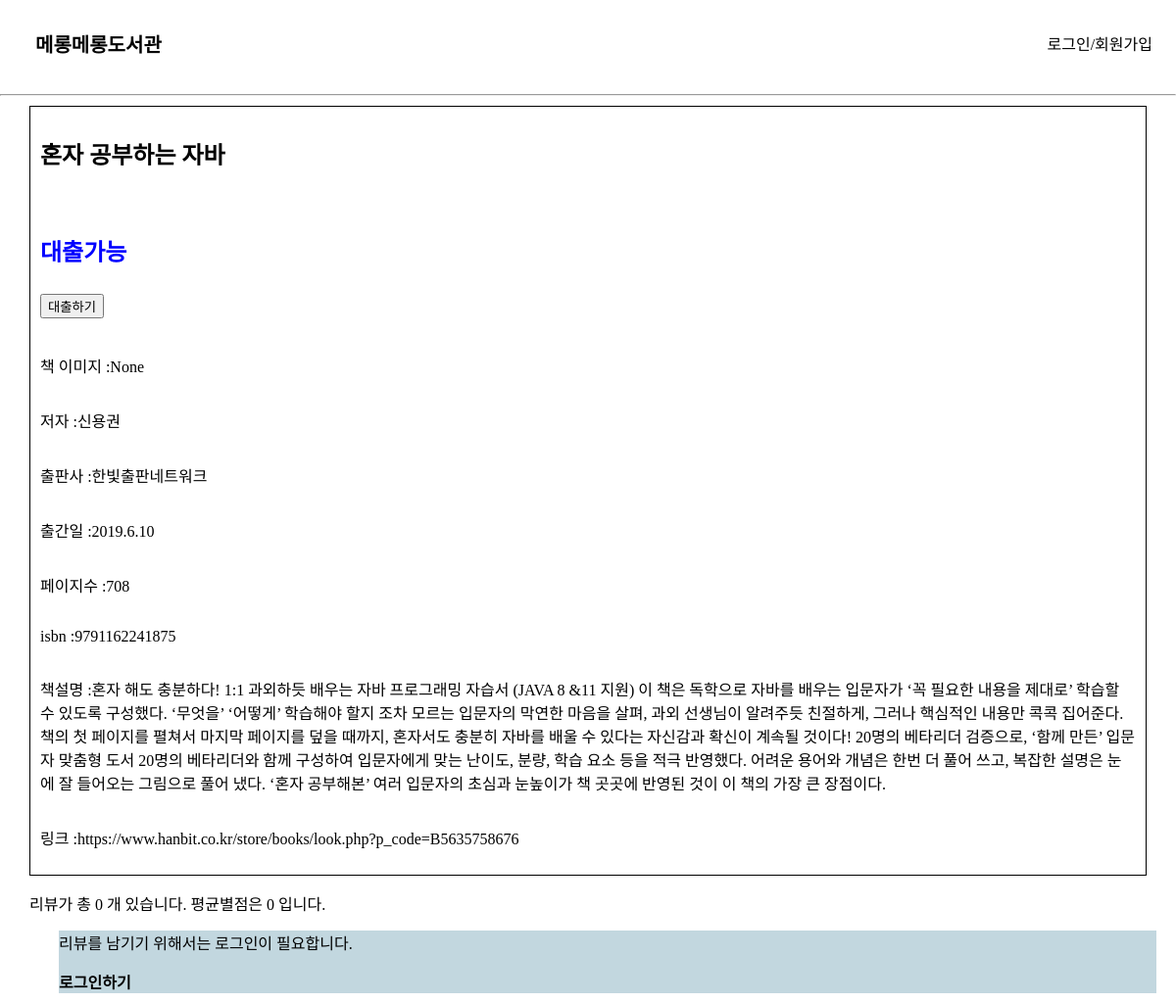
Screenshot of /book_info/29 with the database file from the repository.
### app/models.py (models this page shows, shortened)
class Book(db.Model):
    __tablename__     = 'Book'
    id                = db.Column(db.Integer, primary_key=True, nullable=False, autoincrement=True, unique=True)
    title             = db.Column(db.String(45), nullable=False)
    author            = db.Column(db.String(45))
    publisher         = db.Column(db.String(45))
    publication_date  = db.Column(db.String(45))
    pages             = db.Column(db.Integer)
    isbn              = db.Column(db.String(45))
    registered_date   = db.Column(db.DateTime, default=datetime.utcnow)
    description       = db.Column(db.Text())    # 길이를 정할 수 없는 문자열은 Text를 쓰면 됨
    book_link         = db.Column(db.String(255))
    book_status       = db.Column(db.String(45))   # "1" :대출가능, "0" : 대출중 , "999" : 폐기    -> 선택형 변수에 적합한 데이터타입이 있을까?
    book_img          = db.Column(db.String(45))    # 책 표지만 바뀐 경우, 또는 책이 다르지만 같은 표지를 쓰는 경우가 있기 때문에 이미지 스토리지에서 같은 이미지의 반복을 막기 위해 별도의 책 이미지 식별 용 변수를 넣음
    at_user           = db.Column(db.String(45), default=None)

### app/views/book_api.py (the view)
@book.route('/book_info/<int:book_id>', methods=["GET"])
def book_detail(book_id):
    book_info = Book.query.filter(Book.id == book_id).first()
    book_review = Review.query.filter(Review.isbn == book_info.isbn).all()
    rating_sum, rating_avg = 0, 0
    if book_review :
        for review in book_review:
            rating_sum += review.rating
        rating_avg = round(rating_sum / len(book_review), 1)
    return render_template("book_detail.html", book = book_info, review_list = book_review, rating_avg = rating_avg, review_cnt = len(book_review))

### app/templates/book_detail.html (shortened to what this page needs)
{% extends 'base.html' %}
{% block content %}
<div class="book-detail-info-container">
<h2> {{ book.title }}</h2>
<h2>
    {% if book.book_status == "1" %}
    <p style="color: blue;">대출가능</p>
    <form action="{{ url_for('book.checkout', book_id=book.id) }}" method="post">
        <input class='checkout-btn' type="submit" value="대출하기">
    </form>
    {% else %}
    <p style="color: red;">대출불가</p>
    {% endif %}
</h2>
<p> 책 이미지 :{{ book.book_img }}</p>
<p> 저자 :{{ book.author }}</p>
<p> 출판사 :{{ book.publisher }}</p>
<p> 출간일 :{{ book.publication_date }}</p>
<p> 페이지수 :{{ book.pages }}</p>
<p> isbn :{{ book.isbn }}</p>
<p> 책설명 :{{ book.description }}</p>
<p> 링크 :{{ book.book_link }}</p>
</div>
<div class="review-container">
    <p>리뷰가 총 {{ review_cnt }} 개 있습니다. 평균별점은 {{ rating_avg }} 입니다. </p>
{% if session['login_id'] %}
<h3>리뷰 작성</h3>
<form action="{{ url_for('book.write_review', book_id=book.id) }}" method="post">
    <select name="star">
        <option value="1">1점</option>
        <option value="2">2점</option>
        <option value="3">3점</option>
        <option value="4">4점</option>
        <option value="5">5점</option>
    </select>
    <div class="form-group">
        <label for="review">리뷰</label>
        <input class="form-control" name="review" id="review" placeholder="리뷰를 작성해주세요."></input>
    </div>
    <input class="btn btn-primary" type="submit" value="리뷰 올리기">
</form>
{% else %}
<div class="login-for-review">
<p>리뷰를 남기기 위해서는 로그인이 필요합니다.</p>
<a href="{{ url_for('user.login')}}" style="font-weight: bold;">로그인하기</a>
</div>
</div>
{% endif %}
{% endblock %}

### app/static/style.css (style rules this page uses)
:root { --text-color: black; --background-color: white; --accent-color: grey; }
body { margin: 0; }
a { text-decoration: none; color: var(--text-color); }
.review-container { margin: 10px 10px 10px 30px; flex-wrap: wrap; flex-direction: column; }
.book-detail-info-container { margin: 10px 30px 10px 30px; padding: 10px; display: flex; flex-wrap: wrap; flex-direction: column; border: 1px solid black; }
.login-for-review { margin: 10px 10px 10px 30px; background-color: rgb(194, 215, 223); }

### rows the page displays
Book: title "혼자 공부하는 자바", book_img "None", author "신용권", publisher "한빛출판네트워크", publication_date "2019.6.10", pages "708", isbn "9791162241875", description "혼자 해도 충분하다! 1:1 과외하듯 배우는 자바 프로그래밍 자습서 (JAVA 8 &11 지원) 이 책은 독학으로 자바를 배우는 입문자가 ‘꼭 필요한 내용을 제대로’ 학습할 수 있도록 구성했다. ‘무엇을’ ‘어떻게’ 학습해야 할지 조차 모르는 입문자의 막연한 마음을 살펴, 과외 선생님이 알려주듯 친절하게, 그러나 핵심적인 내용만 콕콕 집어준다. 책의 첫 페이지를 펼쳐서 마지막 페이지를 덮을 때까지, 혼자서도 충분히 자바를 배울 수 있다는 자신감과 확신이 계속될 것이다! 20명의 베타리더 검증으로, ‘함께 만든’ 입문자 맞춤형 도서 20명의 베타리더와 함께 구성하여 입문자에게 맞는 난이도, 분량, 학습 요소 등을 적극 반영했다. 어려운 용어와 개념은 한번 더 풀어 쓰고, 복잡한 설명은 눈에 잘 들어오는 그림으로 풀어 냈다. ‘혼자 공부해본’ 여러 입문자의 초심과 눈높이가 책 곳곳에 반영된 것이 이 책의 가장 큰 장점이다.", book_link "https://www.hanbit.co.kr/store/books/look.php?p_code=B5635758676"

### other values shown
{{ review_cnt }} "0"
{{ rating_avg }} "0"
